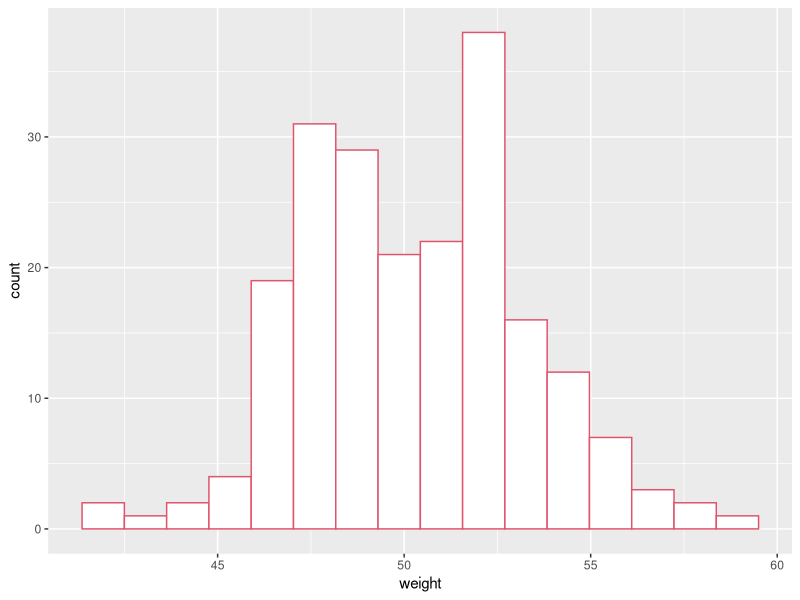
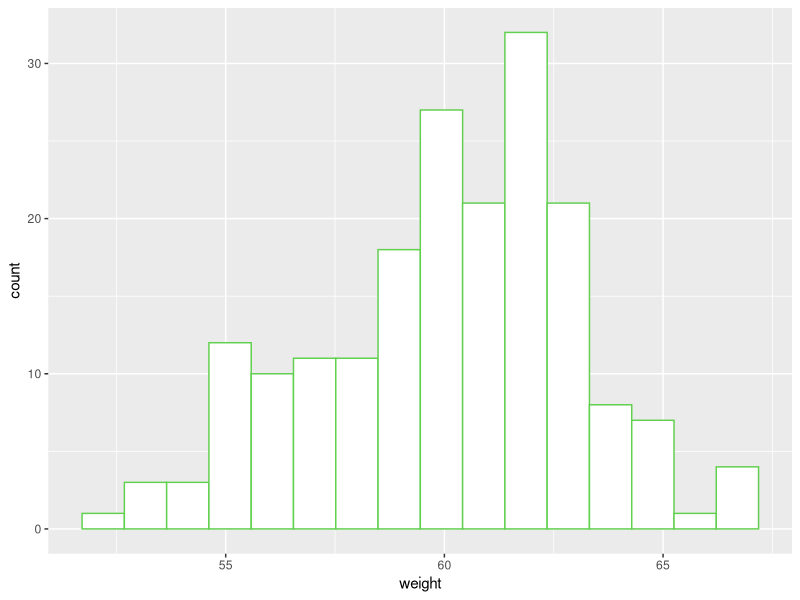

The R script that drew these images, in order:
library(dplyr)
library(ggplot2)

data <- read.csv("data/datos21.txt", header = FALSE, sep = "\t", col.names = c('weight', 'group'))

summary(filter(data, group == "grupo1") %>% select(weight) %>% unlist)
summary(filter(data, group == "grupo2") %>% select(weight) %>% unlist)


ggplot(
  data %>% filter(group == "grupo1"), 
  aes(x=weight)
) + geom_histogram(bins=16, colour = 2, fill = "white")

ggplot(
  data %>% filter(group == "grupo2"), 
  aes(x=weight)
) + geom_histogram(bins=16, colour = 3, fill = "white")

